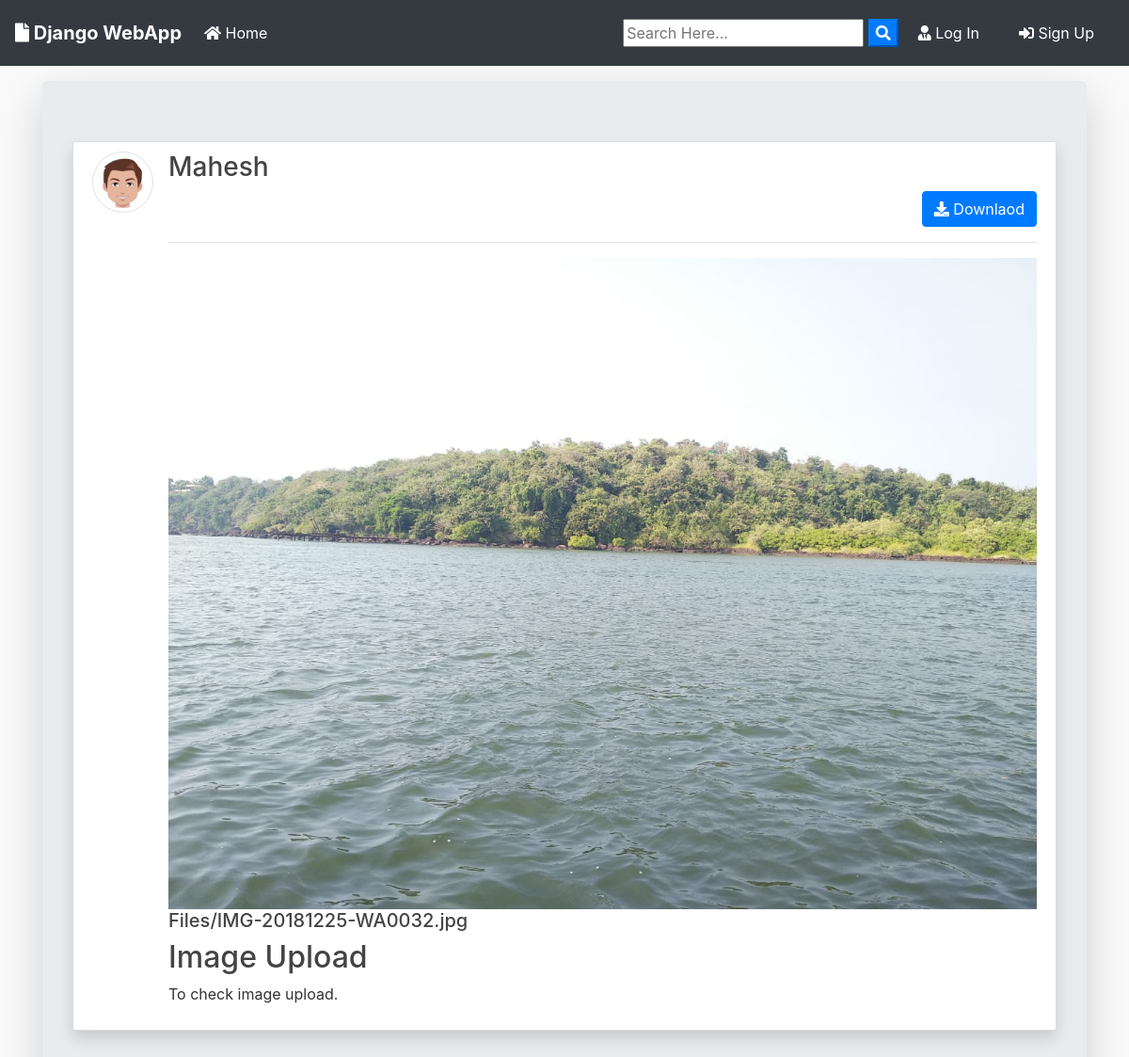
Screenshot of /post/11/ with the database file from the repository.
### blog/models.py (models this page shows, shortened)
class Post(models.Model):
	title = models.CharField(max_length=100)
	file = models.FileField(null=True,blank=True,upload_to='Files')
	content = models.TextField()
	date_posted = models.DateTimeField(default=timezone.now)
	author = models.ForeignKey(User, on_delete=models.CASCADE)
	def extension(self):
		name, extension = os.path.splitext(self.file.name)
		return extension

### users/models.py (models this page shows, shortened)
class Profile(models.Model):
    user = models.OneToOneField(User, on_delete=models.CASCADE)
    image = models.ImageField(default='default.jpg', upload_to='profile_pics')

### blog/views.py (the view)
# urls.py: path('post/<int:pk>/', PostDetailView.as_view(), name='post-detail'),
class PostDetailView(DetailView):
    model = Post
    template_name = 'blog/post_detail.html'

### blog/templates/blog/post_detail.html (shortened to what this page needs)
{% extends "blog/base.html" %}
{% block content %}
<div class="jumbotron mt-3 shadow-lg">
<article class="media content-section shadow ">
   <a href="{{ object.author.profile.image.url }} " target="_blank"> <img src="{{ object.author.profile.image.url }}  " alt="" class="article-img rounded-circle img-thumbnail img-fluid">
   </a>
    <div class="media-body">
      <div class="">
        <div class="d-flex justify-content-between">
        <a class="mr-2 mt-0 mb-0  text-dark" href="{% url 'user-posts' object.author.username  %}"><h3>{{ object.author }}</h3></a>
        </div>
        {% if object.author != user %}
          <div class="form-group mt-0 pt-0 d-flex justify-content-end">
            <a href="{{ object.file.url }}" download class="btn btn-primary flex-last" type="submit"><i class="fas fa-download"></i> Downlaod</a>
          </div>
        {% endif %}
        <hr>
      </div>
      <div>
        {% if object.file %}
          {% if object.extension == '.jpg' or object.extension == '.jpeg' or object.extension == '.png' %}
            <a href="{{ object.file.url }}"  download ><img src="{{ object.file.url }}" alt="" class="img-fluid "></a>
            <a href="{{ object.file.url }}"  download class="text-dark"><h5>{{ object.file }}</h5></a>
          {% else %}
            <a href="{{ object.file.url }}"  download class="text-dark"><h5>{{ object.file }}</h5></a>
          {% endif %}
        {% endif %}
      </div>
      <h2>{{ object.title }}</h2>
      <p class="article-content">{{ object.content }}</p>
    </div>
  </article>
{% endblock content %}

### blog/static/blog/main.css (style rules this page uses)
body { background: #fafafa; color: #333333; margin-top: 0; }
h1, h2, h3, h4, h5, h6 { color: #444444; }
.content-section { background: #ffffff; padding: 10px 20px; border: 1px solid #dddddd; border-radius: 3px; margin-bottom: 20px; }
.article-content { white-space: pre-line; }
.article-img { height: 65px; width: 65px; margin-right: 16px; }

### rows the page displays
Post: author.profile.image (picture), author "Mahesh", file (picture), file "Files/IMG-20181225-WA0032.jpg", title "Image Upload", content "To check image upload."
